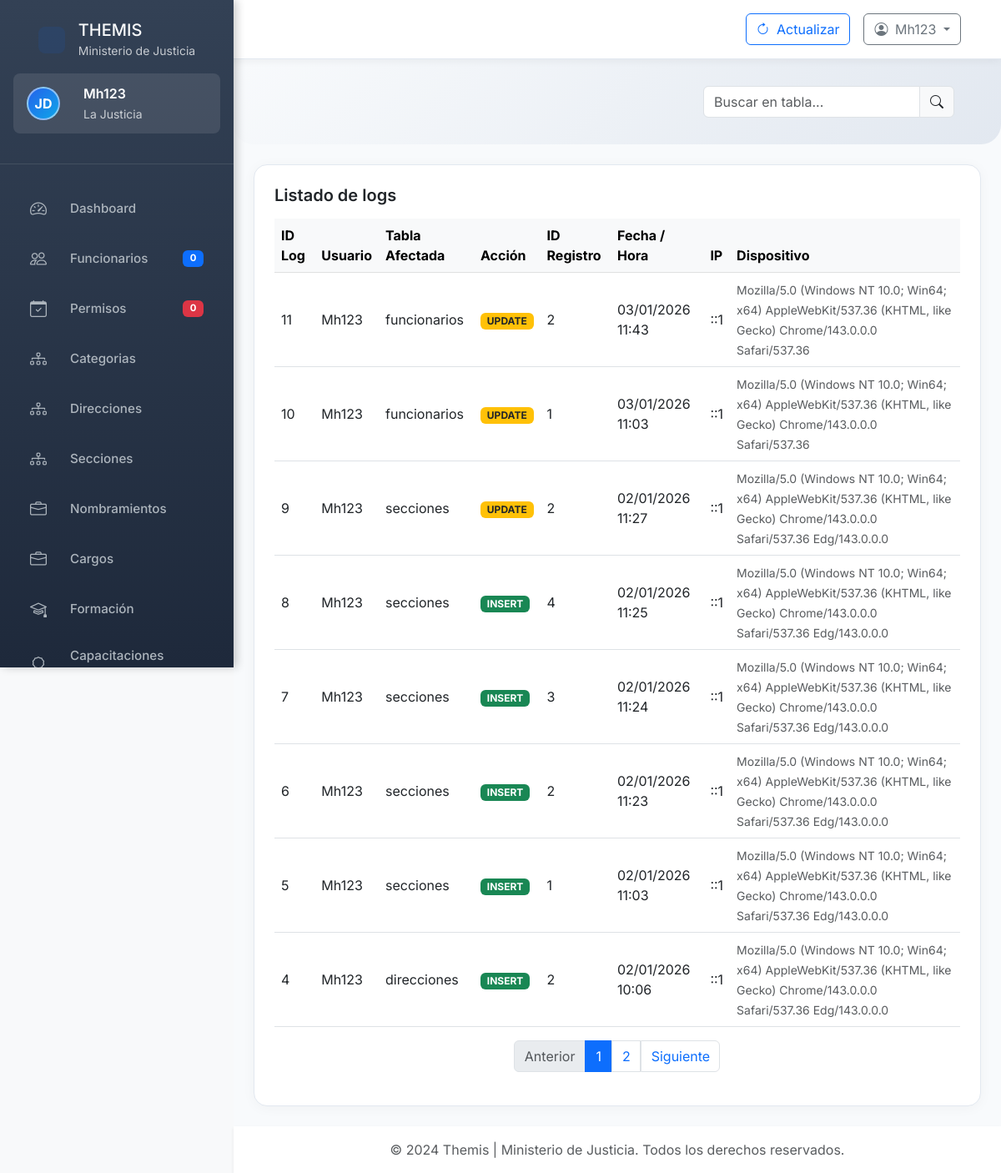
Page /administrador/auditoria.php (signed in) on the committed database.
### tables this page shows
CREATE TABLE logs (
    Id_log INT AUTO_INCREMENT PRIMARY KEY,
    Usuario_id INT NOT NULL,
    Tabla_afectada VARCHAR(100),
    Accion ENUM('INSERT','UPDATE','DELETE','LOGIN','LOGOUT'),
    Registro_id INT,
    Descripcion TEXT,               
    Fecha DATETIME DEFAULT CURRENT_TIMESTAMP,
    IP VARCHAR(45),
    Dispositivo TEXT,

    FOREIGN KEY (Usuario_id) REFERENCES tbl_usuarios(ID_Usuario)
);

CREATE TABLE tbl_usuarios (
    ID_Usuario INT AUTO_INCREMENT PRIMARY KEY,
    Nombre_Usuario VARCHAR(50) NOT NULL UNIQUE,
    Contrasena_Hash VARCHAR(255) NOT NULL,
    Rol_Usuario ENUM(
        'Administrador','Recursos Humanos','Jefe Personal',
        'Auditor','Secretaria','Usuario'
    ) NOT NULL,
    Nombre VARCHAR(100),
    Apellidos VARCHAR(100),
    Email_Contacto VARCHAR(100) NOT NULL,
    Fecha_Creacion DATETIME DEFAULT CURRENT_TIMESTAMP,
    Ultimo_Acceso DATETIME NULL,
    Activo TINYINT(1) DEFAULT 1
);

### administrador/auditoria.php (the view, shortened to what this page needs)
<?php
include_once '../includes/header.php';
?>
<?php
include_once '../includes/silebar_admin.php';
?>
<body>
    <div class="container-fluid p-0">
        <div class="row g-0">
            <div class="main-content" id="mainContent">
              <div class="header-section">
                    <div class="row align-items-center">
                        <div class="col-md-12 text-md-end mt-3 mt-md-0">
                            <div class="d-flex justify-content-md-end align-items-center gap-2 flex-wrap justify-content-center">
                                <div class="input-group" style="width: auto;">
                                    <input type="text" class="form-control" id="liveSearchInput" placeholder="Buscar en tabla...">
                                    <span class="input-group-text"><i class="bi bi-search"></i></span>
                                </div>
                            </div>
                        </div>
                    </div>
                </div>
                <div class="container-fluid px-4">
                    <div class="table-custom mb-4 p-4">
                        <div class="d-flex justify-content-between align-items-center mb-3">
                            <h5 class="mb-0 fw-semibold">Listado de logs</h5>
                        </div>
                        <div class="table-responsive">
                            <?php
                            try {
                                $pdo = new PDO($dsn, $user, $pass, $options);
                            } catch (PDOException $e) {
                                die("Error de conexión: " . $e->getMessage());
                            }
                            $sql = "SELECT l.Id_log, u.Nombre_Usuario, l.Tabla_afectada, l.Accion, l.Registro_id,
                   l.Fecha, l.IP, l.Dispositivo
            FROM logs l
            LEFT JOIN tbl_usuarios u ON l.Usuario_id = u.ID_Usuario
            ORDER BY l.Fecha DESC";
                            $stmt = $pdo->prepare($sql);
                            $stmt->execute();
                            $logs = $stmt->fetchAll(PDO::FETCH_ASSOC);
                            ?>
                            <table class="table table-hover align-middle mb-0" id="funcionariosTable">
                                <thead class="table-light">
                                    <tr>
                                        <th>ID Log</th>
                                        <th>Usuario</th>
                                        <th>Tabla Afectada</th>
                                        <th>Acción</th>
                                        <th>ID Registro</th>
                                        <th>Fecha / Hora</th>
                                        <th>IP</th>
                                        <th>Dispositivo</th>
                                    </tr>
                                </thead>
                                <tbody id="funcionariosTableBody">
                                    <?php if ($logs): ?>
                                        <?php foreach ($logs as $log): ?>
                                            <tr>
                                                <td><?= htmlspecialchars($log['Id_log']) ?></td>
                                                <td><?= htmlspecialchars($log['Nombre_Usuario'] ?? 'Desconocido') ?></td>
                                                <td><?= htmlspecialchars($log['Tabla_afectada']) ?></td>
                                                <td>
                                                    <?php
                                                    $accionClass = match ($log['Accion']) {
                                                        'INSERT' => 'badge bg-success',
                                                        'UPDATE' => 'badge bg-warning text-dark',
                                                        'DELETE' => 'badge bg-danger',
                                                        'LOGIN'  => 'badge bg-primary',
                                                        'LOGOUT' => 'badge bg-secondary',
                                                        default  => 'badge bg-light text-dark'
                                                    };
                                                    ?>
                                                    <span class="<?= $accionClass ?>"><?= $log['Accion'] ?></span>
                                                </td>
                                                <td><?= htmlspecialchars($log['Registro_id']) ?></td>
                                                <td><?= htmlspecialchars(date('d/m/Y H:i', strtotime($log['Fecha']))) ?></td>
                                                <td><?= htmlspecialchars($log['IP'] ?? '-') ?></td>
                                                <td>
                                                    <small class="text-muted"><?= htmlspecialchars($log['Dispositivo'] ?? '-') ?></small>
                                                </td>
                                            </tr>
                                        <?php endforeach; ?>
                                    <?php endif; ?>
                                </tbody>
                            </table>
                        </div>
                        <nav aria-label="Page navigation example" class="mt-3">
                            <ul class="pagination justify-content-center" id="paginationControls">
                            </ul>
                        </nav>
                    </div>
                </div>
                <footer class="footer bg-white shadow-sm py-3 mt-auto">
                    <div class="container-fluid text-center">
                        <span class="text-muted">© 2024 Themis | Ministerio de Justicia. Todos los derechos
                            reservados.</span>
                    </div>
                </footer>
            </div>
        </div>
    </div>
    <?php
    include_once '../includes/footer.php';
    ?>

### rows in the picture
logs: Id_log "11", Usuario.Nombre_Usuario "Mh123", Tabla_afectada "funcionarios", Accion "UPDATE", Registro "2", Fecha "03/01/2026 11:43", IP "::1", Dispositivo "Mozilla/5.0 (Windows NT 10.0; Win64; x64) AppleWebKit/537.36 (KHTML, like Gecko) Chrome/143.0.0.0 Safari/537.36"
logs: Id_log "10", Usuario.Nombre_Usuario "Mh123", Tabla_afectada "funcionarios", Accion "UPDATE", Registro "1", Fecha "03/01/2026 11:03", IP "::1", Dispositivo "Mozilla/5.0 (Windows NT 10.0; Win64; x64) AppleWebKit/537.36 (KHTML, like Gecko) Chrome/143.0.0.0 Safari/537.36"
logs: Id_log "9", Usuario.Nombre_Usuario "Mh123", Tabla_afectada "secciones", Accion "UPDATE", Registro "2", Fecha "02/01/2026 11:27", IP "::1", Dispositivo "Mozilla/5.0 (Windows NT 10.0; Win64; x64) AppleWebKit/537.36 (KHTML, like Gecko) Chrome/143.0.0.0 Safari/537.36 Edg/143.0.0.0"
logs: Id_log "8", Usuario.Nombre_Usuario "Mh123", Tabla_afectada "secciones", Accion "INSERT", Registro "4", Fecha "02/01/2026 11:25", IP "::1", Dispositivo "Mozilla/5.0 (Windows NT 10.0; Win64; x64) AppleWebKit/537.36 (KHTML, like Gecko) Chrome/143.0.0.0 Safari/537.36 Edg/143.0.0.0"
logs: Id_log "7", Usuario.Nombre_Usuario "Mh123", Tabla_afectada "secciones", Accion "INSERT", Registro "3", Fecha "02/01/2026 11:24", IP "::1", Dispositivo "Mozilla/5.0 (Windows NT 10.0; Win64; x64) AppleWebKit/537.36 (KHTML, like Gecko) Chrome/143.0.0.0 Safari/537.36 Edg/143.0.0.0"
logs: Id_log "6", Usuario.Nombre_Usuario "Mh123", Tabla_afectada "secciones", Accion "INSERT", Registro "2", Fecha "02/01/2026 11:23", IP "::1", Dispositivo "Mozilla/5.0 (Windows NT 10.0; Win64; x64) AppleWebKit/537.36 (KHTML, like Gecko) Chrome/143.0.0.0 Safari/537.36 Edg/143.0.0.0"
logs: Id_log "5", Usuario.Nombre_Usuario "Mh123", Tabla_afectada "secciones", Accion "INSERT", Registro "1", Fecha "02/01/2026 11:03", IP "::1", Dispositivo "Mozilla/5.0 (Windows NT 10.0; Win64; x64) AppleWebKit/537.36 (KHTML, like Gecko) Chrome/143.0.0.0 Safari/537.36 Edg/143.0.0.0"
logs: Id_log "4", Usuario.Nombre_Usuario "Mh123", Tabla_afectada "direcciones", Accion "INSERT", Registro "2", Fecha "02/01/2026 10:06", IP "::1", Dispositivo "Mozilla/5.0 (Windows NT 10.0; Win64; x64) AppleWebKit/537.36 (KHTML, like Gecko) Chrome/143.0.0.0 Safari/537.36 Edg/143.0.0.0"

### other values in the picture
$nombre_usuario "Mh123"
$dashboardData['totalFuncionarios'] "0"
$dashboardData['permisosPendientes'] "0"
